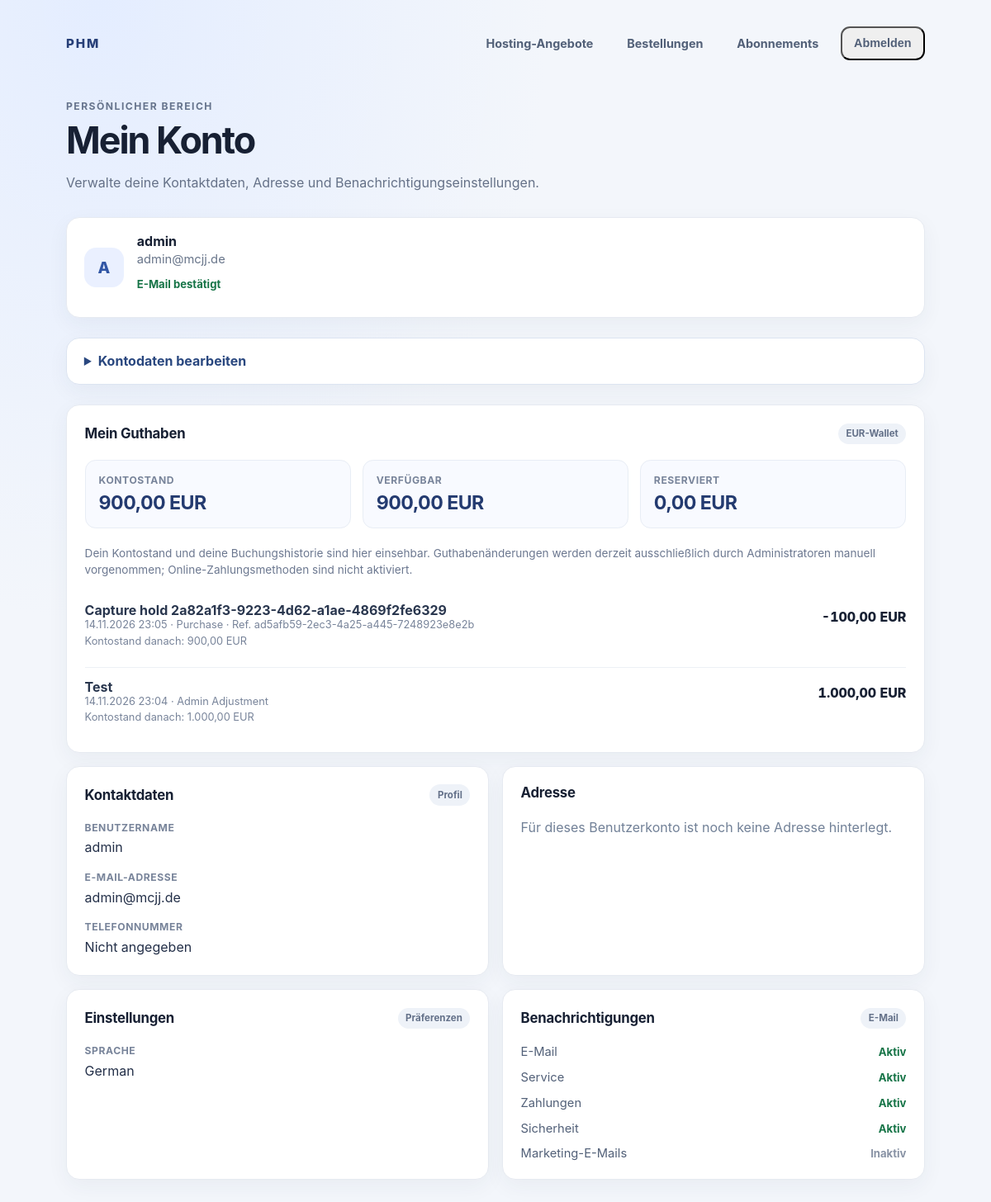
Screenshot of /account/ (signed in) with the database file from the repository.
### apps/auth/models.py (models this page shows, shortened)
class User(AbstractUser):
    username = models.CharField(max_length=150, unique=True, db_index=True)
    email = models.EmailField(unique=True, db_index=True)
    email_verified = models.BooleanField(default=False)
    email_verified_at = models.DateTimeField(null=True, blank=True)
    created_at = models.DateTimeField(auto_now_add=True)
    updated_at = models.DateTimeField(auto_now=True)
    USERNAME_FIELD = "username"
    REQUIRED_FIELDS = ["email"]
    objects = UserManager()  # type: ignore
    class Meta:
        db_table = "accounts_user"
        ordering = ["-date_joined"]

### apps/wallet/models.py (models this page shows, shortened)
class WalletTransaction(models.Model):
    class Type(models.TextChoices):
        TOPUP = "topup", "Top-up"
        PURCHASE = "purchase", "Purchase"
        REFUND = "refund", "Refund"
        ADMIN_ADJUSTMENT = "admin_adjustment", "Admin Adjustment"
    id = models.UUIDField(
        primary_key=True,
        default=uuid.uuid4,
        editable=False,
    )
    wallet = models.ForeignKey(
        Wallet,
        on_delete=models.PROTECT,
        related_name="transactions",
    )
    sequence_number = models.PositiveBigIntegerField()
    type = models.CharField(
        max_length=30,
        choices=Type.choices,
    )
    amount_cents = models.BigIntegerField()
    balance_after_cents = models.BigIntegerField(
        validators=[MinValueValidator(0)],
    )
    description = models.CharField(
        max_length=255,
    )
    idempotency_key = models.CharField(
        max_length=128,
    )
    reference = models.CharField(
        max_length=255,
        blank=True,
        default="",
    )
    metadata = models.JSONField(
        default=dict,
        blank=True,
    )
    previous_hash = models.CharField(
        max_length=64,
        default=GENESIS_HASH,
    )
    entry_hash = models.CharField(
        max_length=64,
        unique=True,
    )
    payload_version = models.PositiveSmallIntegerField(
        default=1,
    )
    signature = models.BinaryField()
    signing_key = models.ForeignKey(
        LedgerSigningKey,
        on_delete=models.PROTECT,
        related_name="transactions",
    )
    created_at = models.DateTimeField(
        default=timezone.now,
        editable=False,
    )
    objects = ImmutableManager()
    class Meta:
        db_table = "wallet_transactions"
        verbose_name = "Wallet Transaction"
        verbose_name_plural = "Wallet Transactions"
        ordering = ["wallet", "sequence_number"]
        constraints = [
            models.UniqueConstraint(
                fields=["wallet", "sequence_number"],
                name="wallet_unique_sequence",
            ),
            models.UniqueConstraint(
                fields=["wallet", "idempotency_key"],
                name="wallet_unique_idempotency",
            ),
            models.CheckConstraint(
                condition=Q(amount_cents__gt=0)
                | Q(amount_cents__lt=0),
                name="wallet_transaction_amount_nonzero",
            ),
            models.CheckConstraint(
                condition=Q(balance_after_cents__gte=0),
                name="wallet_transaction_balance_nonnegative",
            ),
            models.CheckConstraint(
                condition=(
                    Q(
                        type__in=["topup", "refund"],
                        amount_cents__gt=0,
                    )
                    | Q(
                        type="purchase",
                        amount_cents__lt=0,
                    )
                    | Q(type="admin_adjustment")
                ),
                name="wallet_transaction_direction_valid",
            ),
        ]
        indexes = [
            models.Index(
                fields=["wallet", "created_at"],
                name="wallet_tx_created_idx",
            ),
            models.Index(
                fields=["type", "created_at"],
                name="wallet_tx_type_idx",
            ),
        ]

### apps/customers/views.py (the view, shortened to what this page needs)
# urls.py: path("account/", account_view, name="account"),
@login_required(login_url="auth")
def account_view(request):
    user = request.user
    try:
        customer = user.customer
    except Customer.DoesNotExist:
        customer = None
    address = None
    customer_settings = None
    if customer:
        address = (
            customer.addresses.filter(address_type=CustomerAddress.Type.CONTACT).first()
            or customer.addresses.filter(address_type=CustomerAddress.Type.BILLING).first()
        )
        try:
            customer_settings = customer.settings
        except CustomerSettings.DoesNotExist:
            pass
    form = AccountDetailsForm(
        request.POST if request.method == "POST" else None,
        user=user,
        customer=customer,
        address=address,
        customer_settings=customer_settings,
    )
    customer_settings_details = get_customer_settings(user)
    return render(
        request,
        "customers/index.html",
        {
            "user_details": {
                "username": user.username,
                "email": user.email,
                "email_verified": user.email_verified,
            },
            "customer_details": get_customer_details(user),
            "wallet_details": get_wallet_details(user),
            "customer_address": get_customer_address(user),
            "customer_settings": customer_settings_details,
            "customer_notification_settings": (
                customer_settings_details.get("notification_settings")
                if customer_settings_details else None
            ),
            "form": form,
        },
    )

### apps/customers/templates/customers/index.html (shortened to what this page needs)
<!doctype html>
<html lang="de">
<head>
</head>
<body>
    <main class="page">
        <header class="topbar">
            <a class="brand" href="{% url 'account' %}">PHM</a>
            <nav aria-label="Hauptnavigation">
                <a class="nav-link" href="{% url 'catalog' %}">Hosting-Angebote</a>
                <a class="nav-link" href="{% url 'orders' %}">Bestellungen</a>
                <a class="nav-link" href="{% url 'subscriptions' %}">Abonnements</a>
                <form method="post" action="{% url 'logout' %}">{% csrf_token %}<button class="nav-link" type="submit">Abmelden</button></form>
            </nav>
        </header>
        <p class="eyebrow">Persönlicher Bereich</p>
        <h1>Mein Konto</h1>
        <p class="intro">Verwalte deine Kontaktdaten, Adresse und Benachrichtigungseinstellungen.</p>
        <section class="profile" aria-label="Angemeldeter Benutzer">
            <div class="avatar" aria-hidden="true">{{ user_details.username|first|upper }}</div>
            <div>
                <p class="profile-name">{{ user_details.username }}</p>
                <p class="profile-email">{{ user_details.email }}</p>
                {% if user_details.email_verified %}
                    <p class="state">E-Mail bestätigt</p>
                {% else %}
                    <p class="state off">E-Mail noch nicht bestätigt</p>
                {% endif %}
            </div>
        </section>
        <details class="edit-panel" {% if form.errors %}open{% endif %}>
            <summary>Kontodaten bearbeiten</summary>
        </details>
        <div class="grid">
            <section class="card wallet-card" aria-labelledby="wallet-heading">
                <div class="section-heading">
                    <h2 id="wallet-heading">Mein Guthaben</h2>
                    <span class="tag">EUR-Wallet</span>
                </div>
                {% if wallet_details %}
                    <div class="wallet-overview">
                        <div class="wallet-metric">
                            <span class="label">Kontostand</span>
                            <strong>{{ wallet_details.balance }}</strong>
                        </div>
                        <div class="wallet-metric">
                            <span class="label">Verfügbar</span>
                            <strong>{{ wallet_details.available_balance }}</strong>
                        </div>
                        <div class="wallet-metric">
                            <span class="label">Reserviert</span>
                            <strong>{{ wallet_details.reserved_balance }}</strong>
                        </div>
                    </div>
                    <p class="wallet-note">Dein Kontostand und deine Buchungshistorie sind hier einsehbar. Guthabenänderungen werden derzeit ausschließlich durch Administratoren manuell vorgenommen; Online-Zahlungsmethoden sind nicht aktiviert.</p>
                    <div class="ledger-list" aria-label="Letzte Guthabenbuchungen">
                        {% for entry in wallet_details.transactions %}
                            <div class="ledger-entry">
                                <div>
                                    <div class="ledger-description">{{ entry.description }}</div>
                                    <div class="ledger-meta">{{ entry.date|date:"d.m.Y H:i" }} · {{ entry.type }}{% if entry.reference %} · Ref. {{ entry.reference }}{% endif %}</div>
                                </div>
                                <div class="ledger-amount">{{ entry.amount }}</div>
                                <div class="ledger-balance">Kontostand danach: {{ entry.balance_after }}</div>
                            </div>
                        {% empty %}
                            <p class="empty">Es wurden noch keine Guthabenbuchungen vorgenommen.</p>
                        {% endfor %}
                    </div>
                {% else %}
                    <p class="empty">Für dein Konto ist derzeit kein Wallet verfügbar.</p>
                {% endif %}
            </section>
            <section class="card" aria-labelledby="contact-heading">
                <div class="section-heading">
                    <h2 id="contact-heading">Kontaktdaten</h2>
                    <span class="tag">Profil</span>
                </div>
                <p class="detail">
                    <span class="label">Benutzername</span>
                    <span class="value">{{ user_details.username }}</span>
                </p>
                <p class="detail">
                    <span class="label">E-Mail-Adresse</span>
                    <span class="value">{{ user_details.email }}</span>
                </p>
                {% if customer_details %}
                    <p class="detail">
                        <span class="label">Telefonnummer</span>
                        <span class="value">{{ customer_details.phone_number|default:"Nicht angegeben" }}</span>
                    </p>
                {% else %}
                    <p class="empty">Für dieses Benutzerkonto ist noch kein Kundenkonto angelegt.</p>
                {% endif %}
            </section>
            <section class="card" aria-labelledby="address-heading">
                <div class="section-heading">
                    <h2 id="address-heading">Adresse</h2>
                </div>
                {% if customer_address %}
                    {% if customer_address.company_name %}<p class="address">{{ customer_address.company_name }}</p>{% endif %}
                    <p class="address">{{ customer_address.recipient_name }}</p>
                    <p class="address">{{ customer_address.street }} {{ customer_address.house_number }}</p>
                    {% if customer_address.address_line_2 %}<p class="address">{{ customer_address.address_line_2 }}</p>{% endif %}
                    <p class="address">{{ customer_address.postal_code }} {{ customer_address.city }}</p>
                    {% if customer_address.state %}<p class="address">{{ customer_address.state }}</p>{% endif %}
                    <p class="address">{{ customer_address.country }}</p>
                {% else %}
                    <p class="empty">Für dieses Benutzerkonto ist noch keine Adresse hinterlegt.</p>
                {% endif %}
            </section>
            <section class="card" aria-labelledby="preferences-heading">
                <div class="section-heading">
                    <h2 id="preferences-heading">Einstellungen</h2>
                    <span class="tag">Präferenzen</span>
                </div>
                {% if customer_settings %}
                    <p class="detail">
                        <span class="label">Sprache</span>
                        <span class="value">{{ customer_settings.language }}</span>
                    </p>
                {% else %}
                    <p class="empty">Es sind noch keine persönlichen Einstellungen gespeichert.</p>
                {% endif %}
            </section>
            <section class="card" aria-labelledby="notifications-heading">
                <div class="section-heading">
                    <h2 id="notifications-heading">Benachrichtigungen</h2>
                    <span class="tag">E-Mail</span>
                </div>
                {% if customer_notification_settings %}
                    <div class="settings-list">
                        <div class="setting">E-Mail <span class="state">{% if customer_notification_settings.email_notifications %}Aktiv{% else %}Inaktiv{% endif %}</span></div>
                        <div class="setting">Service <span class="state">{% if customer_notification_settings.service_notifications %}Aktiv{% else %}Inaktiv{% endif %}</span></div>
                        <div class="setting">Zahlungen <span class="state">{% if customer_notification_settings.payment_notifications %}Aktiv{% else %}Inaktiv{% endif %}</span></div>
                        <div class="setting">Sicherheit <span class="state">{% if customer_notification_settings.security_notifications %}Aktiv{% else %}Inaktiv{% endif %}</span></div>
                        <div class="setting">Marketing-E-Mails <span class="state{% if not customer_notification_settings.marketing_emails %} off{% endif %}">{% if customer_notification_settings.marketing_emails %}Aktiv{% else %}Inaktiv{% endif %}</span></div>
                    </div>
                {% else %}
                    <p class="empty">Benachrichtigungseinstellungen sind noch nicht verfügbar.</p>
                {% endif %}
            </section>
        </div>
    </main>
</body>
</html>

### rows the page displays
User: username|first "A", username "admin", email "admin@mcjj.de"
WalletTransaction: description "Capture hold 2a82a1f3-9223-4d62-a1ae-4869f2fe6329", date "14.11.2026 23:05", reference "ad5afb59-2ec3-4a25-a445-7248923e8e2b"
WalletTransaction: description "Test", date "14.11.2026 23:04"

### other values shown
{{ wallet_details.balance }} "900,00 EUR"
{{ wallet_details.available_balance }} "900,00 EUR"
{{ wallet_details.reserved_balance }} "0,00 EUR"
{{ entry.type }} "Purchase" "Admin Adjustment"
{{ entry.amount }} "-100,00 EUR" "1.000,00 EUR"
{{ entry.balance_after }} "900,00 EUR" "1.000,00 EUR"
{{ customer_details.phone_number|default:"Nicht angegeben" }} "Nicht angegeben"
{{ customer_settings.language }} "German"
